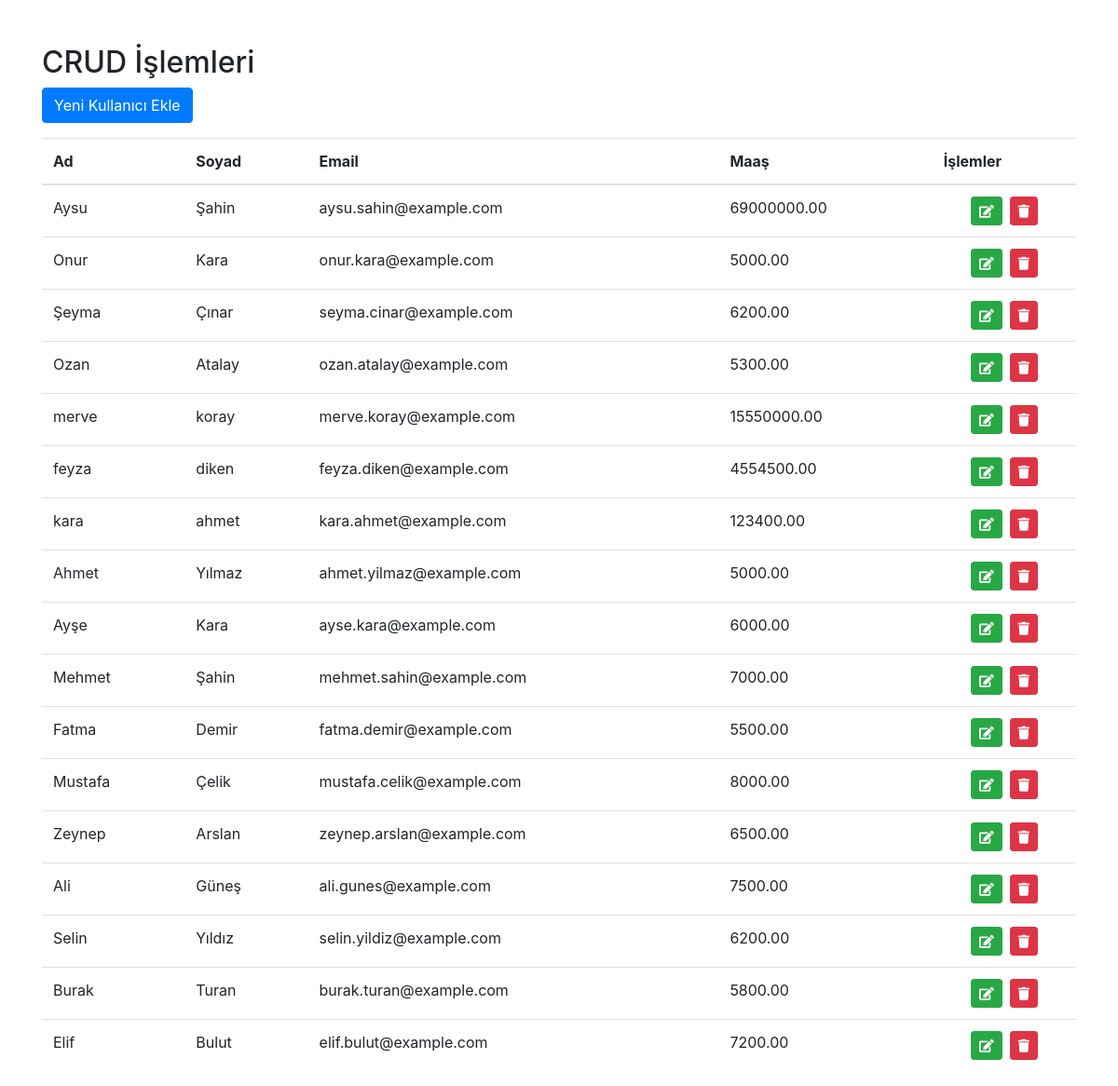
The page / on the database its author committed.
### tables this page shows
CREATE TABLE `calisanlar` (
  `id` int(11) NOT NULL,
  `ad` varchar(50) NOT NULL,
  `soyad` varchar(50) NOT NULL,
  `email` varchar(100) NOT NULL,
  `telefon` varchar(15) DEFAULT NULL,
  `maas` decimal(10,2) DEFAULT NULL,
  `dogum_tarihi` date DEFAULT NULL,
  `kayit_tarihi` timestamp NOT NULL DEFAULT current_timestamp()
);

### index.php (the view, shortened to what this page needs)
<?php
include_once("db.php");
?>
<!DOCTYPE html>
<html lang="tr">
<head>
    <link rel="stylesheet" href="https://stackpath.bootstrapcdn.com/bootstrap/4.5.2/css/bootstrap.min.css">
    <link rel="stylesheet" href="https://cdnjs.cloudflare.com/ajax/libs/font-awesome/5.15.1/css/all.min.css">
</head>
<body>
    <div class="container mt-5">
        <h2>CRUD İşlemleri</h2>
        <button class="btn btn-primary" data-toggle="modal" data-target="#addModal">Yeni Kullanıcı Ekle</button>
        <table class="table mt-3">
            <thead>
                <tr>
                    <th>Ad</th>
                    <th>Soyad</th>
                    <th>Email</th>
                    <th>Maaş</th>
                    <th>İşlemler</th>
                </tr>
            </thead>
            <tbody>
                <?php
                $sorgu = $db->prepare("SELECT * FROM calisanlar");
                $sorgu->execute();
                while ($calisanBilgileri = $sorgu->fetch(PDO::FETCH_ASSOC)) {
                ?>
                    <tr>
                        <td><?php echo htmlspecialchars($calisanBilgileri['ad'], ENT_QUOTES, 'UTF-8'); ?></td>
                        <td><?php echo htmlspecialchars($calisanBilgileri['soyad'], ENT_QUOTES, 'UTF-8'); ?></td>
                        <td><?php echo htmlspecialchars($calisanBilgileri['email'], ENT_QUOTES, 'UTF-8'); ?></td>
                        <td><?php echo htmlspecialchars($calisanBilgileri['maas'], ENT_QUOTES, 'UTF-8'); ?></td>
                        <td>
                            <div class="row justify-content-center">
                                <form class="mx-1" action="duzenle.php" method="post">
                                    <button type="submit" name="duzenle" class="btn btn-success btn-sm">
                                        <i class="fas fa-edit"></i>
                                    </button>
                                </form>
                                <form class="mx-1" id="deleteForm" action="islemler.php" method="post">
                                    <button type="button" class="btn btn-danger btn-sm" onclick="personelSil(<?= htmlspecialchars($calisanBilgileri['id']); ?>)"><i class="fas fa-trash"></i></button>
                                </form>
                            </div>
                        </td>
                    </tr>
                <?php } ?>
            </tbody>
        </table>
    </div>
</body>
</html>

### rows shown on the page
calisanlar: ad "Aysu", soyad "Şahin", email "aysu.sahin@example.com", maas "69000000.00"
calisanlar: ad "Onur", soyad "Kara", email "onur.kara@example.com", maas "5000.00"
calisanlar: ad "Şeyma", soyad "Çınar", email "seyma.cinar@example.com", maas "6200.00"
calisanlar: ad "Ozan", soyad "Atalay", email "ozan.atalay@example.com", maas "5300.00"
calisanlar: ad "merve", soyad "koray", email "merve.koray@example.com", maas "15550000.00"
calisanlar: ad "feyza", soyad "diken", email "feyza.diken@example.com", maas "4554500.00"
calisanlar: ad "kara", soyad "ahmet", email "kara.ahmet@example.com", maas "123400.00"
calisanlar: ad "Ahmet", soyad "Yılmaz", email "ahmet.yilmaz@example.com", maas "5000.00"
calisanlar: ad "Ayşe", soyad "Kara", email "ayse.kara@example.com", maas "6000.00"
calisanlar: ad "Mehmet", soyad "Şahin", email "mehmet.sahin@example.com", maas "7000.00"
calisanlar: ad "Fatma", soyad "Demir", email "fatma.demir@example.com", maas "5500.00"
calisanlar: ad "Mustafa", soyad "Çelik", email "mustafa.celik@example.com", maas "8000.00"
calisanlar: ad "Zeynep", soyad "Arslan", email "zeynep.arslan@example.com", maas "6500.00"
calisanlar: ad "Ali", soyad "Güneş", email "ali.gunes@example.com", maas "7500.00"
calisanlar: ad "Selin", soyad "Yıldız", email "selin.yildiz@example.com", maas "6200.00"
calisanlar: ad "Burak", soyad "Turan", email "burak.turan@example.com", maas "5800.00"
calisanlar: ad "Elif", soyad "Bulut", email "elif.bulut@example.com", maas "7200.00"
